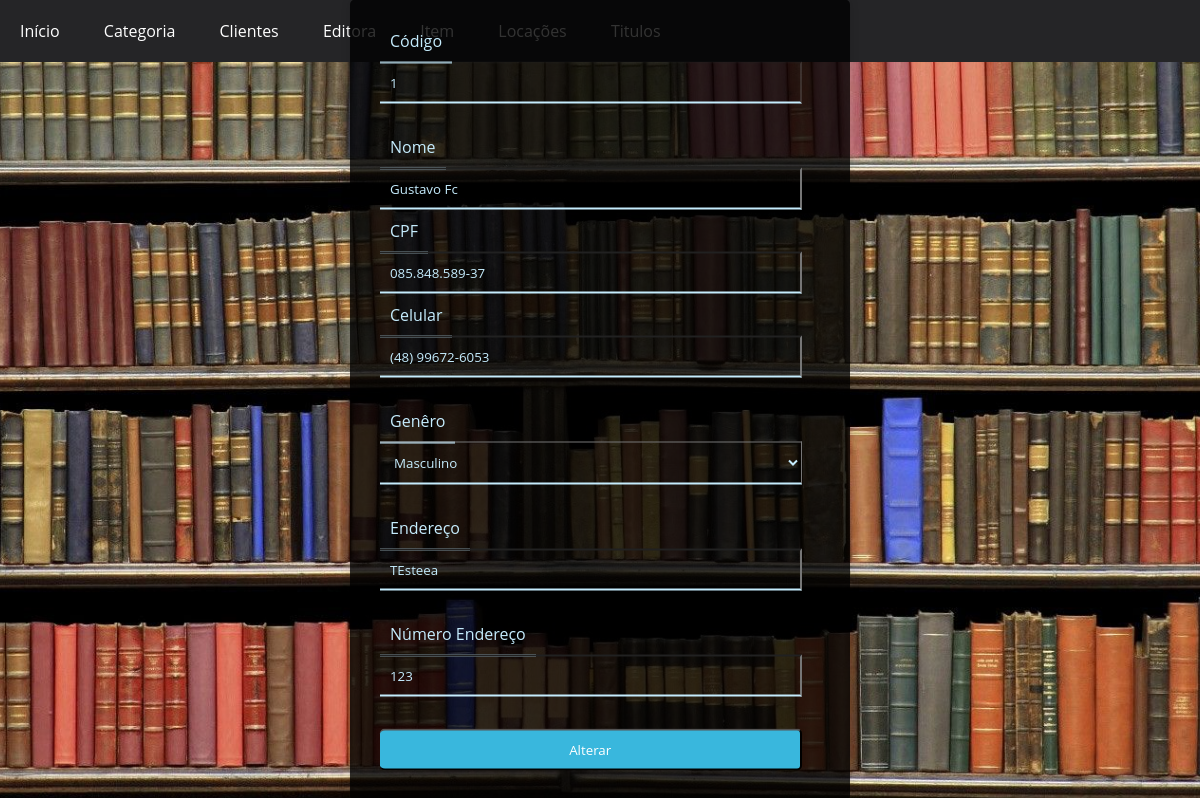
The page /Cliente/Alterar/alterar_clientes.php?Id=1 on the database its author committed.
### tables this page shows
CREATE TABLE `cliente` (
  `id_cliente` int(11) NOT NULL,
  `nome` varchar(150) NOT NULL,
  `cpf` char(14) DEFAULT NULL,
  `celular` char(15) DEFAULT NULL,
  `sexo` char(1) NOT NULL,
  `endereco` varchar(150) NOT NULL,
  `numero_endereco` varchar(45) NOT NULL
);

### Cliente/Alterar/alterar_clientes.php (the view, shortened to what this page needs)
<?php
include('../../conexao.php');
?>
<!DOCTYPE html>
<html lang="pt-br">
<head>
	<link rel="stylesheet" type="text/css" href="../../Styles/Cadastro.css">
	<link rel="stylesheet" type="text/css" href="../Styles/site.css">
	<link rel="stylesheet" type="text/css" href="../../Styles/Listar.css">
</head>
<body>
	<nav id="menu-h">
		<?php
		include('../../menu.php');
		?>
	</nav>
	<div class="wrapper">
		<div class="cadastro">
			<div class="campos">
				<form action="alterar_clientes_db.php" method="post">
					<?php
					$Id = $_GET['Id'];
					$sql = "SELECT C.ID_CLIENTE AS Id,
								C.nome,
								C.cpf,
								C.celular,
								C.sexo,
								C.endereco,
								C.numero_endereco
							FROM CLIENTE C
							WHERE C.ID_CLIENTE = {$Id}";
					$query = mysqli_query($conexao, $sql);
					$item = mysqli_fetch_array($query, MYSQLI_ASSOC);
					?>
					<label for="codigo">Código</label><br>
					<input type="text"
						name="codigo"
						id="codigo"
						maxlength="11"
						value="<?php echo $item['Id']; ?>"
						disabled="true"><br><br>
					<label for="nome">Nome</label><br>
					<input type="text"
						name="nome"
						id="nome"
						maxlength="150"
						value="<?php echo $item['nome']; ?>">
					<br>
					<label for="cpf">CPF</label><br>
					<input type="text"
						name="cpf"
						id="cpf"
						maxlength="15"
						value="<?php echo $item['cpf']; ?>">
					<br>
					<label for="celular">Celular</label><br>
					<input type="text"
						name="celular"
						id="celular"
						maxlength="15"
						value="<?php echo $item['celular']; ?>">
					<br><br>
					<label for="sexo">Genêro</label><br>
					<select name="sexo" id="sexo">
						<option value="2" <?php if ($item['sexo'] == '2') { ?>selected="selected" <?php } ?> >Masculino</option>
					</select><br><br>
					<label for="endereco">Endereço</label><br>
					<input type="text"
						name="endereco"
						id="endereco"
						maxlength="150"
						value="<?php echo $item['endereco']; ?>">
					<br><br>
					<label for="numero">Número Endereço</label><br>
					<input type="number"
						name="numero"
						id="numero"
						maxlength="10"
						value="<?php echo $item['numero_endereco']; ?>">
					<br><br>
					<button class="btn" type="submit">Alterar</button>
				</form>
			</div>
		</div>
	</div>
</body>
</html>

### Styles/cadastro.css (style rules this page uses)
* { margin: 0; padding: 0; box-sizing: border-box; outline: none; font-family: sans-serif; }
body { background: url(../Images/Biblioteca.jpg) no-repeat top center; background-size: cover; height: 100vh; }
.wrapper { position: absolute; top: 50%; transform: translateY(-50%); width: 100%; padding: 0 20px; }
.cadastro { max-width: 500px; margin: 0 auto; background: rgba(0,0,0,0.8); padding: 30px; border-radius: 5px; display: flex; flex-direction: row; box-shadow: 0 0 10px rgba(0,0,0,0.13); }
.campos { display: flex; flex-direction: column; margin-right: 4%; width: 100%; }
.campos input { margin: 10px 0; background: transparent; border-left: 0; border-bottom: 2px solid #c5ecfd; padding: 10px; color: #c5ecfd; width: 100%; }
.campos select { margin: 10px 0; background: transparent; border-left: 0; border-bottom: 2px solid #c5ecfd; padding: 10px; color: #c5ecfd; width: 100%; }
.campos select option { margin: 40px; background: rgba(0,0,0,0.8); color: #fff; text-shadow: 0 1px 0 rgba(0, 0, 0, 0.4); }
.campos label { margin: 10px 0; background: transparent; border-left: 0; border-bottom: 2px solid #c5ecfd; padding: 10px; color: #c5ecfd; width: 100%; }
.btn { border-left: 0; width: 100%; background: #39b7dd; text-align: center; padding: 10px; border-radius: 5px; color: #fff; cursor: pointer; text-transform: capitalize; }

### Styles/site.css (style rules this page uses)
body { background: url(../Images/Biblioteca.jpg) no-repeat top center; background-size: cover; height: 100vh; }

### Styles/Listar.css (style rules this page uses)
* { font-family: 'Open Sans', sans-serif; }
#menu-h { background-color: rgb(37, 37, 39); }
.btn { border-left: 0; width: 100%; background: #39b7dd; text-align: center; padding: 10px; border-radius: 5px; color: #fff; cursor: pointer; text-transform: capitalize; }

### Styles/menu.css (style rules this page uses)
* { box-sizing: border-box; font-family: 'Open Sans', sans-serif; }
#menu-h { background-color: rgb(37, 37, 39); }

### rows shown on the page
cliente: codigo "1", nome "Gustavo Fc", cpf "085.848.589-37", celular "(48) 99672-6053", sexo "Masculino", endereco "TEsteea", numero "123"
